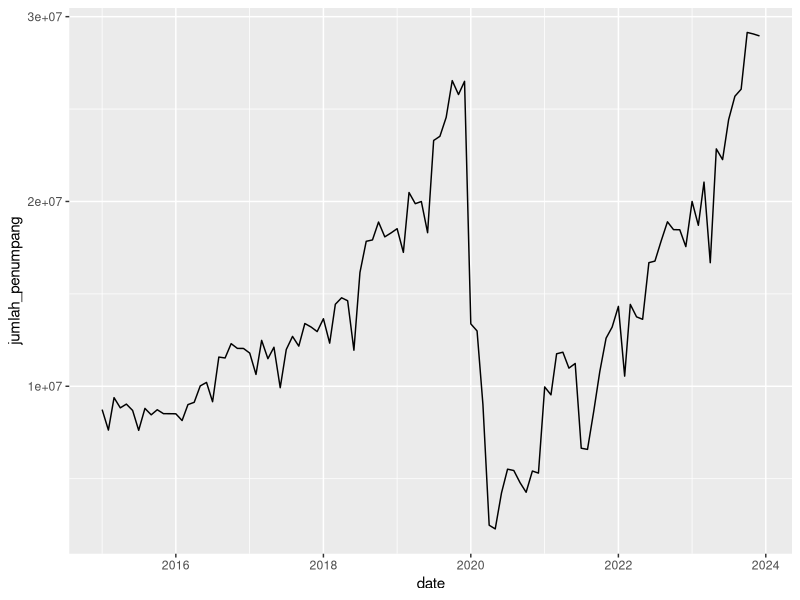
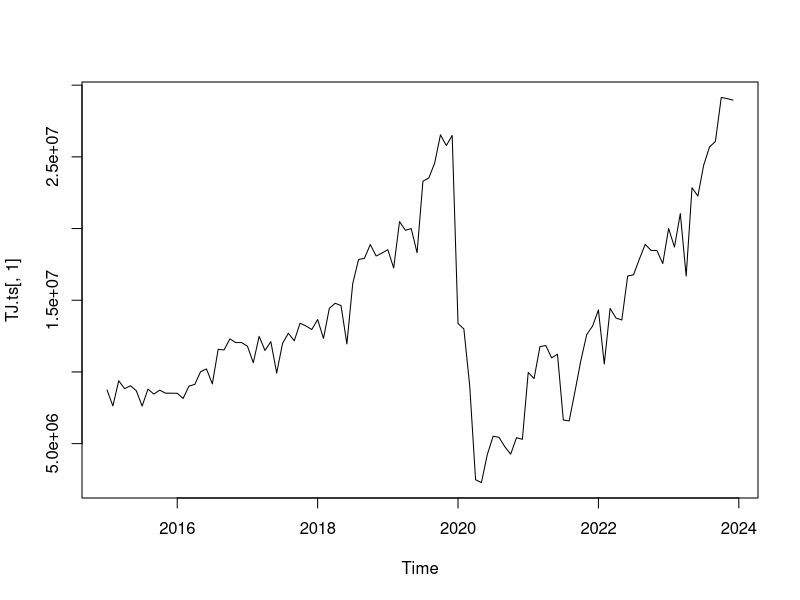
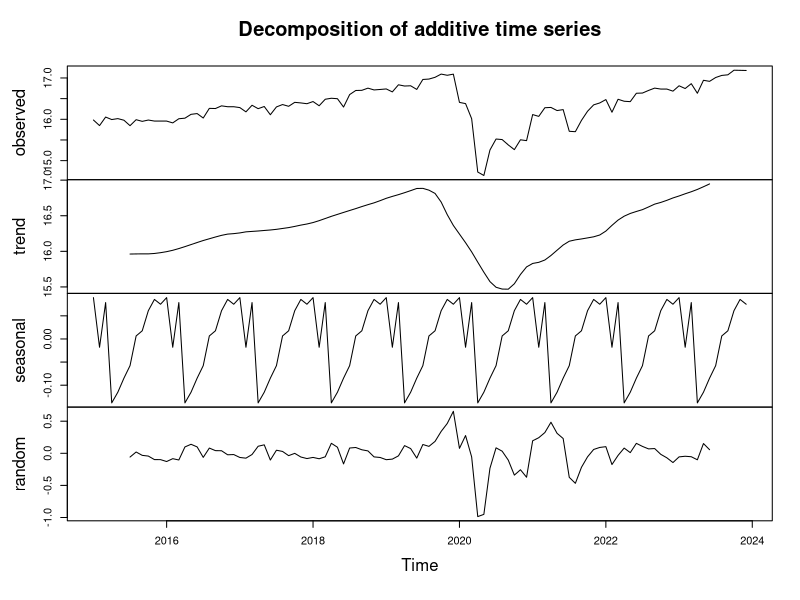
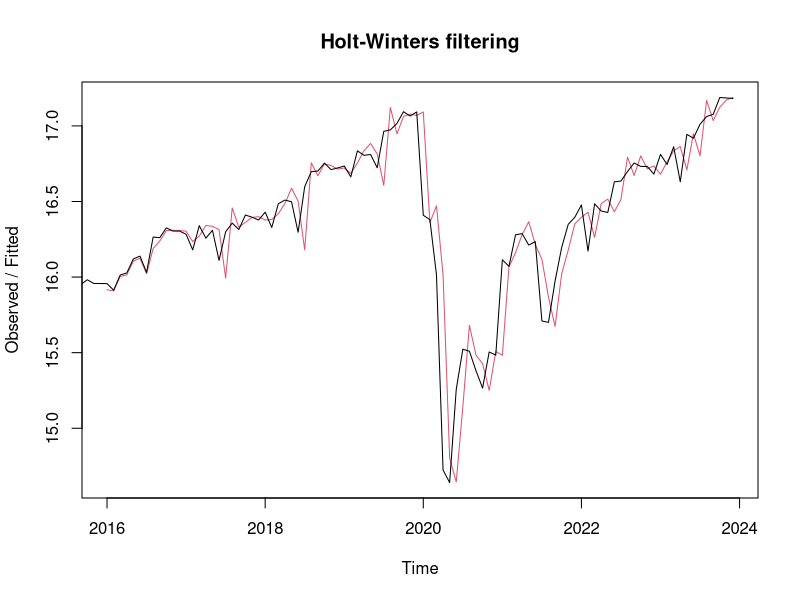

Write R code to recreate these figures, in order.
## ---- chunk 1
knitr::opts_chunk$set(echo = TRUE)
## ---- chunk 2
##install.packages(c('ggplot2','tseries','forecast','DMwR',"here"))
## ---- chunk 3
library(here)
getwd()
## setwd(here('dataset')) 
## dapat disesuaikan, setwd() dengan here bisa digunakan jika diluar chunk
## ---- chunk 4
library(ggplot2)
library(tseries)
library(forecast)
## ---- chunk 5
pnmpg_tj<-read.csv("dataset/training_jumlah_penumpang_tj.csv",sep=";")
head(pnmpg_tj)
str(pnmpg_tj)
## ---- chunk 6
armd_tj<-read.csv("dataset/jumlah_armada_tj.csv",sep=";")
pnmpg_lrt<-read.csv("dataset/jumlah_penumpang_lrt.csv",sep=";")
pnmpg_mrt<-read.csv("dataset/jumlah_penumpang_mrt.csv",sep=";")
prjln_lrt<-read.csv("dataset/jumlah_perjalanan_lrt.csv",sep=";")
prjln_mrt<-read.csv("dataset/jumlah_perjalanan_mrt.csv",sep=";")

head(armd_tj)
head(pnmpg_lrt)
head(pnmpg_mrt)
head(prjln_lrt)
head(prjln_mrt)
## ---- chunk 7
data_aux<-armd_tj
data_aux['pnmpg_lrt']<-pnmpg_lrt['jumlah_penumpang']
data_aux['pnmpg_mrt']<-pnmpg_mrt['jumlah_penumpang']
data_aux['prjln_lrt']<-prjln_lrt['jumlah_perjalanan']
data_aux['prjln_mrt']<-prjln_mrt['jumlah_perjalanan']
head(data_aux)
## ---- chunk 8
pnmpg_tj$date<-paste(pnmpg_tj$tahun,pnmpg_tj$bulan,"01",sep="-")
pnmpg_tj$date<-as.Date(as.character(pnmpg_tj$date),format="%Y-%m-%d")
str(pnmpg_tj)
## ---- chunk 9
ggplot(pnmpg_tj, aes(x=date, y=jumlah_penumpang)) +
  geom_line()
## ---- chunk 10
tj_ts<-pnmpg_tj[,c("jumlah_penumpang","bulan","tahun")]
head(tj_ts)

TJ.ts <- ts(tj_ts, frequency = 12, start = c(2015,1), end = c(2023,12))
class(TJ.ts)
head(TJ.ts)
plot.ts(TJ.ts[,1])
## ---- chunk 11
log_pnmpg_tj<-log(TJ.ts[,1])
log_pnmpg_tj
D<-decompose(log_pnmpg_tj)
plot(D)
## ---- chunk 12
forecast1<-HoltWinters(log_pnmpg_tj)
plot(forecast1)
## ---- chunk 13
forecast2 = forecast:::forecast.HoltWinters(forecast1, h=6)
forecast2$mean
## ---- chunk 14
ramalan<-exp(forecast2$mean)
ramalan
## ---- chunk 15
hasil2<- data.frame("id"=c(1:6),"jumlah_penumpang"=round(ramalan))
hasil2
str(hasil2)
## ---- chunk 16
write.csv(hasil2,"./submission4.csv", row.names = FALSE)
## hasil yang tertera pada markdown ini adalah hasil percobaan keempat
